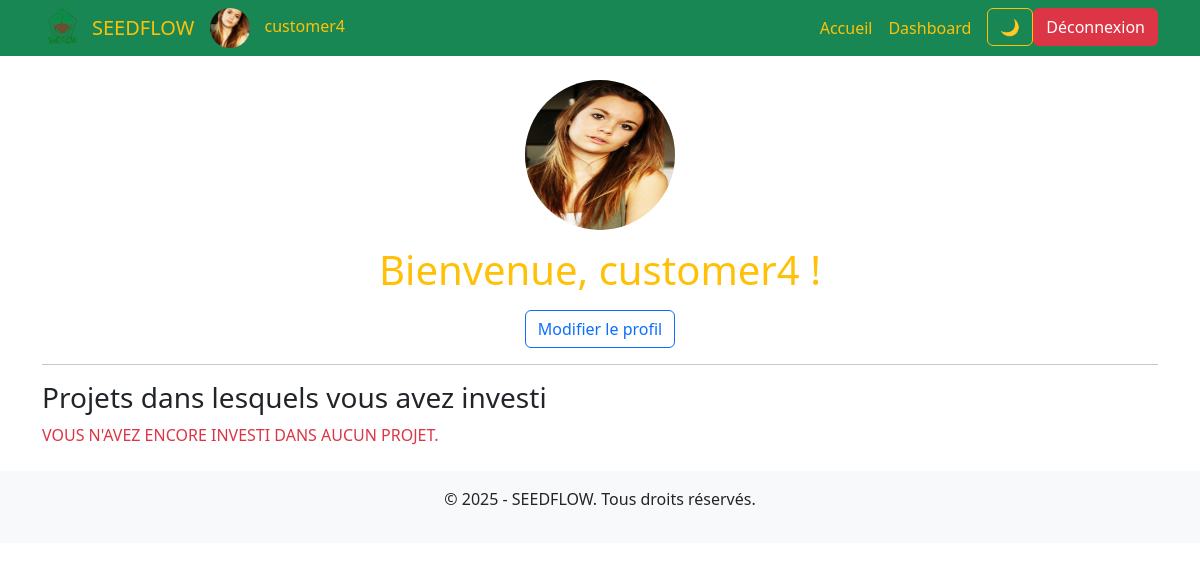
Page /intveestor/dashboard/ (signed in) on the committed database.
### core/models.py (models this page shows, shortened)
class User(AbstractUser):
    ROLE_CHOICES = [
        ('entrepreneur', 'Entrepreneur'),
        ('investisseur', 'Investisseur'),
    ]
    role = models.CharField(max_length=20, choices=ROLE_CHOICES, blank=True, null=True)
    profile_picture = models.ImageField(upload_to='profile_pictures/', blank=True, null=True)
    phone_number = models.CharField(max_length=15, unique=True, blank=True, null=True)
    email = models.EmailField(unique=True)
    kyc_validated = models.BooleanField(default=False)  # Validation KYC
    kyc_document = models.ImageField(upload_to='kyc_documents/', blank=True, null=True)  # Upload de la carte d'identité
    REQUIRED_FIELDS = ['email']  # Supprimé 'role' et 'phone_number' pour les superutilisateurs
    def is_entrepreneur(self):
        return self.role == "entrepreneur"

### core/views.py (the view)
    def wrapper(request, *args, **kwargs):
        if not request.user.kyc_validated:
            return redirect("kyc_pending")
        return view_func(request, *args, **kwargs)

### core/views.py (called while the page is built)
def kyc_required(view_func):
    def wrapper(request, *args, **kwargs):
        if not request.user.kyc_validated:
            return redirect("kyc_pending")
        return view_func(request, *args, **kwargs)
    return wrapper

@login_required
@kyc_required
def investor_dashboard(request):
    investments = Investment.objects.filter(investor=request.user)
    return render(request, "investor_dashboard.html", {"investments": investments})

### core/templates/investor_dashboard.html (shortened to what this page needs)
{% extends "base.html" %}
{% block content %}
<div class="container text-center">
    {% if user.profile_picture %}
    <img src="{{ user.profile_picture.url }}" alt="Photo de profil" class="rounded-circle" width="150" height="150">
    {% else %}
    <img src="/media/images/Default-Profile-Picture-Download-PNG-Image.png" alt="Photo de profil par défaut" class="rounded-circle" width="150" height="150">
    {% endif %}
    <h1 class="mt-3 text-warning">Bienvenue, {{ user.username }} !</h1>
    <a href="{% url 'update_profile' %}" class="btn btn-outline-primary mt-2">Modifier le profil</a>
</div>
<hr>
<h3>Projets dans lesquels vous avez investi</h3>
<div class="project-list">
    {% for investment in investments %}
        <div class="project-card">
            <h4>{{ investment.project.name }}</h4>
            {% if investment.project.image %}
            <img src="{{ investment.project.image.url }}" class="card-img-top" alt="Image du projet">
            {% endif %}
            <p><strong>Montant investi :</strong> {{ investment.amount }} FCFA</p>
            <a href="{% url 'project_detail' investment.project.id %}" class="btn btn-info">Voir</a>
        </div>
        <hr>
    {% empty %}
        <p class="text-danger text-uppercase font-weight-bold">Vous n'avez encore investi dans aucun projet.</p>
    {% endfor %}
</div>
{% endblock %}

### core/templates/base.html (shortened to what this page needs)
<!DOCTYPE html>
<html lang="fr">
<head>
    <link rel="stylesheet" href="https://cdn.jsdelivr.net/npm/bootstrap@5.3.0/dist/css/bootstrap.min.css">
</head>
<body>
    <nav class="navbar navbar-expand-lg navbar-dark bg-success text-warning">
        <div class="container">
            <img src="/media/logo/logo.png" alt="SeedFlow Logo" class="navbar-avatar">
            <a class="navbar-brand text-warning " href="{% url 'home' %}">SEEDFLOW</a>
            {% if user.is_authenticated %}
            <div class="navbar-profile">
                {% if user.profile_picture %}
                <img src="{{ user.profile_picture.url }}" alt="Profil" class="navbar-avatar">
                {% else %}
                <img src="/media/images/Default-Profile-Picture-Download-PNG-Image.png" alt="Profil" class="navbar-avatar">
                {% endif %}
                <span>{{ user.username }}</span>
            </div>
            {% endif %}
            <div class="collapse navbar-collapse" id="navbarNav">
                <ul class="navbar-nav ms-auto">
                    <li class="nav-item ">
                        <a class="nav-link text-warning" href="{% url 'home' %}">Accueil</a>
                    </li>
                    <li class="nav-item">
                        {% if user.is_entrepreneur %}
                            <a class="nav-link text-warning" href="{% url 'entrepreneur_dashboard' %}">Dashboard</a>
                        {% elif user.is_investisseur %}
                            <a class="nav-link text-warning" href="{% url 'investor_dashboard' %}">Dashboard</a>
                        {% else %}
                            <a class="nav-link text-warning" href="{% url 'admin:index' %}">Admin</a>
                        {% endif %}
                    </li>
                    <li class="nav-item">
                        <button id="theme-toggle" class="btn btn-outline-warning ms-2">🌙</button>
                    </li>
                    <li>
                        <form action="{% url 'logout' %}" method="post">
                            <button type="submit" class="btn btn-danger">Déconnexion</button>
                        </form>
                    </li>
                </ul>
            </div>
        </div>
    </nav>
    <div class="container mt-4">
        {% block content %}{% endblock %}
    </div>
    <footer class="text-center mt-4 py-3 bg-light">
        <p>&copy; 2025 - SEEDFLOW. Tous droits réservés.</p>
    </footer>
</body>
</html>

### core/templates/base.html (style rules this page uses)
.navbar-avatar { width: 40px; height: 40px; border-radius: 50%; object-fit: cover; margin-right: 10px; }

### rows in the picture
User: profile_picture (picture), username "customer4"
